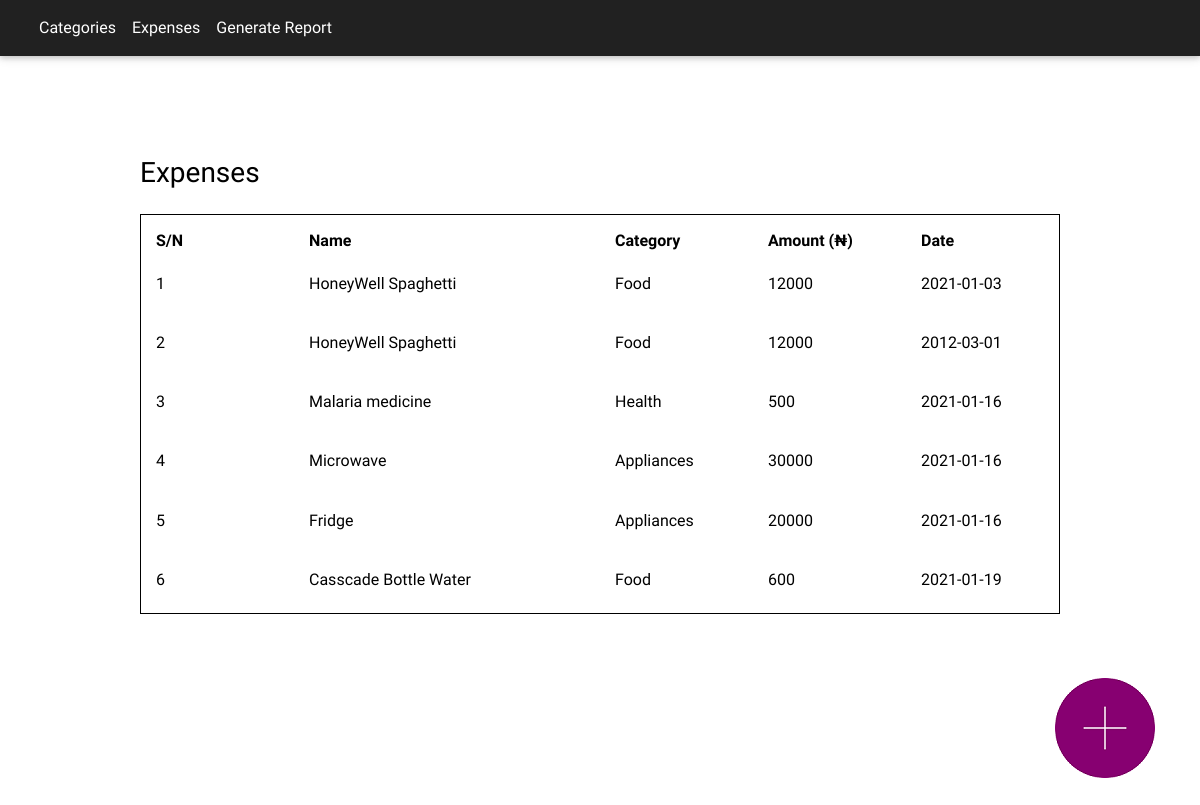
/expenses_table.php, run on the app's committed database.
### tables this page shows
CREATE TABLE `expenses` (
  `id` int(11) NOT NULL,
  `uid` int(11) DEFAULT NULL,
  `pname` varchar(1000) DEFAULT NULL,
  `amt` int(11) DEFAULT NULL,
  `narr` varchar(1000) DEFAULT NULL,
  `cat` int(11) DEFAULT NULL,
  `date` date DEFAULT NULL,
  `payment` varchar(1000) DEFAULT NULL,
  `location` varchar(1000) DEFAULT NULL
);

CREATE TABLE `category` (
  `id` int(11) NOT NULL,
  `cname` varchar(100) DEFAULT NULL,
  `cdate` date DEFAULT NULL,
  `status` varchar(1000) DEFAULT NULL,
  `uid` int(11) DEFAULT NULL
);

### includes/eT.inc.php (the view, shortened to what this page needs)
<?php
    class Expenses{
        function getData(){
            include_once 'db.inc.php';
            $sql='select * from expenses where uid = 1';
            $result = mysqli_query($conn,$sql);
            while($row = mysqli_fetch_assoc($result)){
                $sql = 'select * from category where id = '.$row['cat'].' ';
                $result2 = mysqli_query($conn,$sql);
                $row2 = mysqli_fetch_assoc($result2);
                $category = $row2['cname'];
                echo '
                <a href="page.php?'.$row['id'].'" class="row py-3 hoverable">
                <div class="col-lg-2 col-md-2">
                  <h6 style="color: black;">
                    '.$row['id'].'
                  </h6>
                </div>
                <div class="col-lg-4 col-md-4">
                  <h6  style="color: black;">
                    '.$row['pname'].'
                  </h6>
                </div>
                <div class="col-lg-2 col-md-4">
                  <h6  style="color: black;">
                    '.$category.'
                  </h6>
                </div>
                <div class="col-lg-2 col-md-2">
                  <h6  style="color: black;">
                    '.$row['amt'].'
                  </h6>
                </div>
                <div class="col-lg-2 col-md-2">
                  <h6  style="color: black;">
                    '.$row['date'].'
                  </h6>
                </div>
            </a>
                ';
            }
        }
    }
?>

### main.css (style rules this page uses)
body { color: #999999; font-family: "Prompt", sans-serif; }

### data on the page
expenses: id "1", pname "HoneyWell Spaghetti", category.cname "Food", amt "12000", date "2021-01-03"
expenses: id "2", pname "HoneyWell Spaghetti", category.cname "Food", amt "12000", date "2012-03-01"
expenses: id "3", pname "Malaria medicine", category.cname "Health", amt "500", date "2021-01-16"
expenses: id "4", pname "Microwave", category.cname "Appliances", amt "30000", date "2021-01-16"
expenses: id "5", pname "Fridge", category.cname "Appliances", amt "20000", date "2021-01-16"
expenses: id "6", pname "Casscade Bottle Water", category.cname "Food", amt "600", date "2021-01-19"
